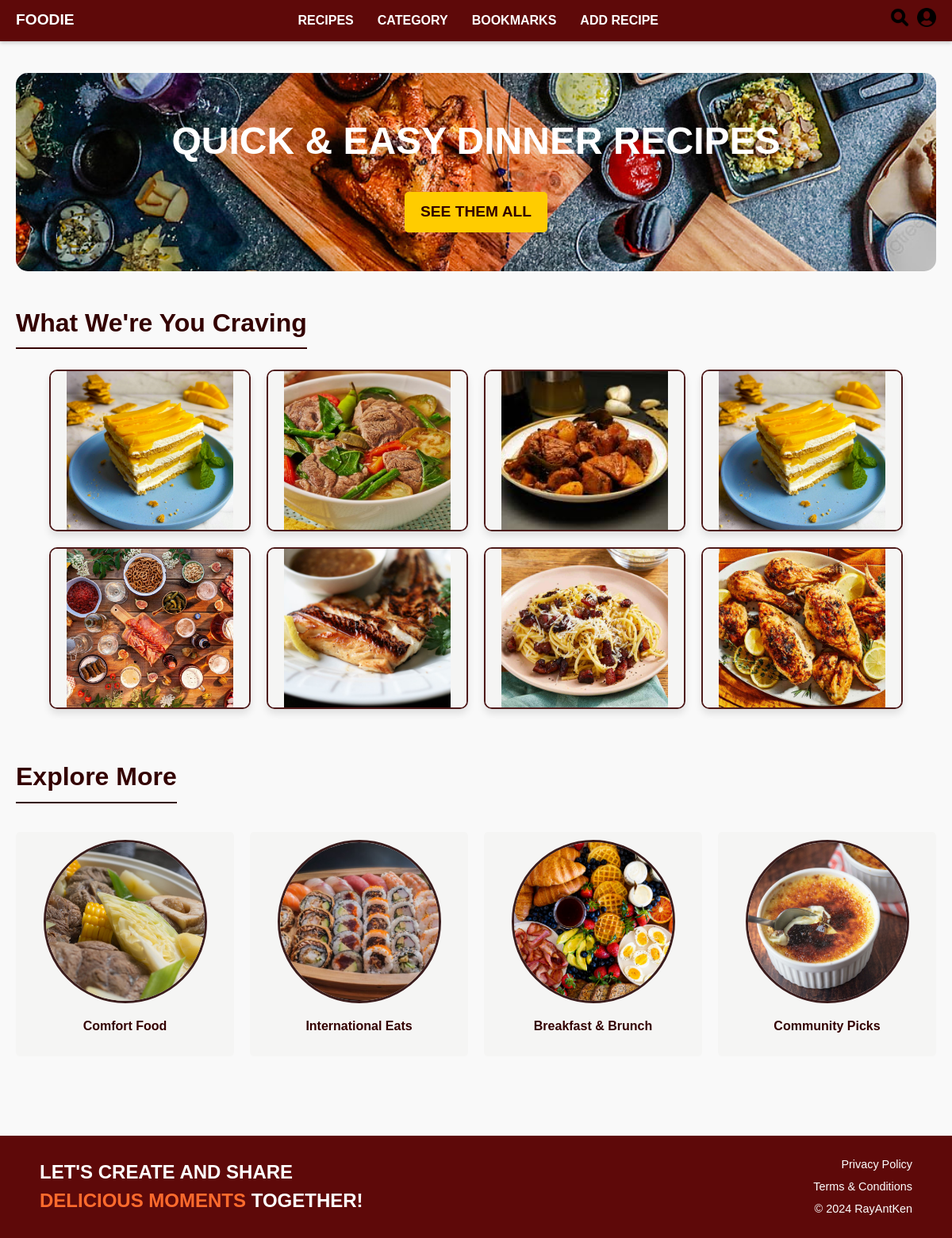
Page /home/ on the earlier database version.
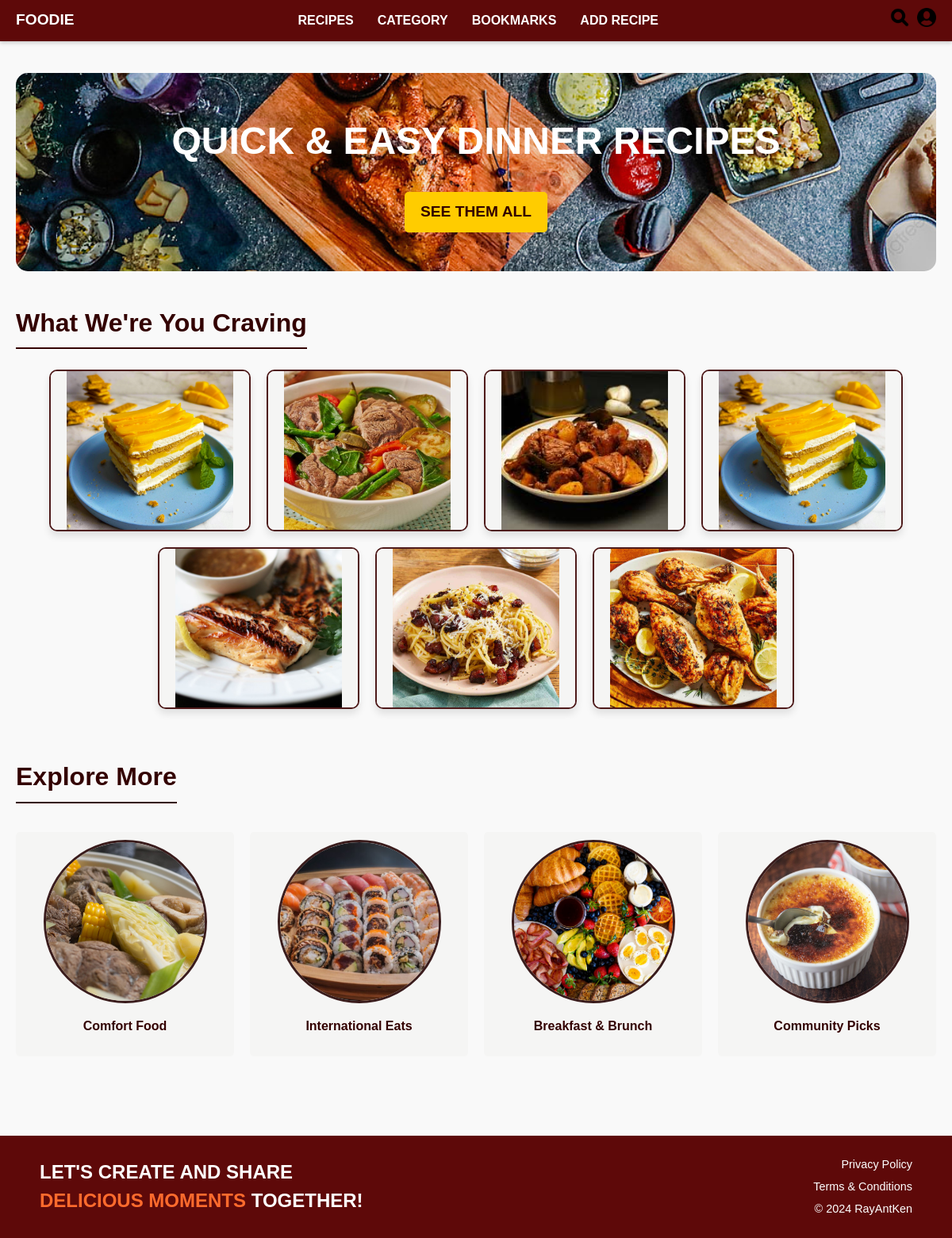
Same page on the later database version.
### Recipes/models.py (models this page shows, shortened)
class RecipePost(models.Model):
    title = models.CharField(max_length=200)
    user = models.ForeignKey(settings.AUTH_USER_MODEL, on_delete=models.SET_NULL, null=True, blank=True) #User, on_delete=models.CASCADE
    description = models.TextField(default='')
    category = models.CharField(max_length=50, default='Uncategorized')
    ingredients = models.TextField()
    directions = models.TextField(default='')
    image = models.ImageField(upload_to='recipe/images/', blank=True, null=True)  # Optional image field
    created_at = models.DateTimeField(auto_now=True)
    CATEGORY_CHOICES = [
        ('Comfort Food', 'Comfort Food'),
        ('International Eats', 'International Eats'),
        ('Breakfast & Brunch', 'Breakfast & Brunch'),
        ('Community Picks', 'Community Picks'),
    ]
    title = models.CharField(max_length=200)  # Recipe title
    user = models.ForeignKey(
        settings.AUTH_USER_MODEL,
        on_delete=models.SET_NULL,
        null=True,
        blank=True
    )  # Associated user, nullable and optional
    description = models.TextField(default='')  # Brief description of the recipe
    category = models.CharField(
        max_length=50,
        choices=CATEGORY_CHOICES,
        default='Uncategorized'
    )  # Recipe category with predefined choices
    ingredients = models.TextField()  # Ingredients list
    directions = models.TextField(default='')  # Step-by-step directions
    image = models.ImageField(
        upload_to='recipe/images/',
        blank=True,
        null=True
    )  # Optional recipe image
    created_at = models.DateTimeField(auto_now=True)  # Timestamp of creation

### HomePage/views.py (the view)
# urls.py: path('', views.index, name='home'),  # Root URL points to the index view
def index(request):
    recipes = RecipePost.objects.all()[:8]  # Fetch the first six recipes
    return render(request, 'index.html', {'recipes': recipes})

### HomePage/templates/index.html (shortened to what this page needs)
{% load static %}
<!DOCTYPE html>
<html>
<header>
    {% include 'navbar.html' %}
</header>
<body>
  <main>
    <div class="section quick-dinner-recipes">
      <div class="recipe-banner">
        <h1>QUICK & EASY DINNER RECIPES</h1>
        <a href="{% url 'recipe_cuisine' %}" class="see-all-btn">SEE THEM ALL</a>
      </div>
    </div>
    <div class="section">
      <h2>What We're You Craving</h2>
      <div class="recipe-list">
        {% for recipe in recipes %}
          <div class="recipe-container">
            <a href="{% url 'recipe_detail' recipe.id %}">
              <img src="{{ recipe.image.url }}" alt="{{ recipe.title }}">
            </a>
          </div>
        {% empty %}
          <p>No recipes available at the moment. Check back later!</p>
        {% endfor %}
      </div>
    </div>
    <div class="section">
      <h2>Explore More</h2>
      <div class="explore-container">
        <a href="{% url 'recipe_by_category' 'Comfort Food' %}">
          <img src="{% static 'images/comfort food.png' %}" alt="Comfort Food">
          <p>Comfort Food</p>
        </a>
        <a href="{% url 'recipe_by_category' 'International Eats' %}">
          <img src="{% static 'images/international food.jpg' %}" alt="International Eats">
          <p>International Eats</p>
        </a>
        <a href="{% url 'recipe_by_category' 'Breakfast & Brunch' %}">
          <img src="{% static 'images/breakfast & brunch.jpg' %}" alt="Breakfast & Brunch">
          <p>Breakfast & Brunch</p>
        </a>
        <a href="{% url 'recipe_by_category' 'Community Picks' %}">
          <img src="{% static 'images/community picks.jpg' %}" alt="Community Picks">
          <p>Community Picks</p>
        </a>
      </div>
    </div>
  </main>
  </body>
  {% include 'footer.html' %}
  </html>

Differences in the rows shown:
removed RecipePost: image (picture)
